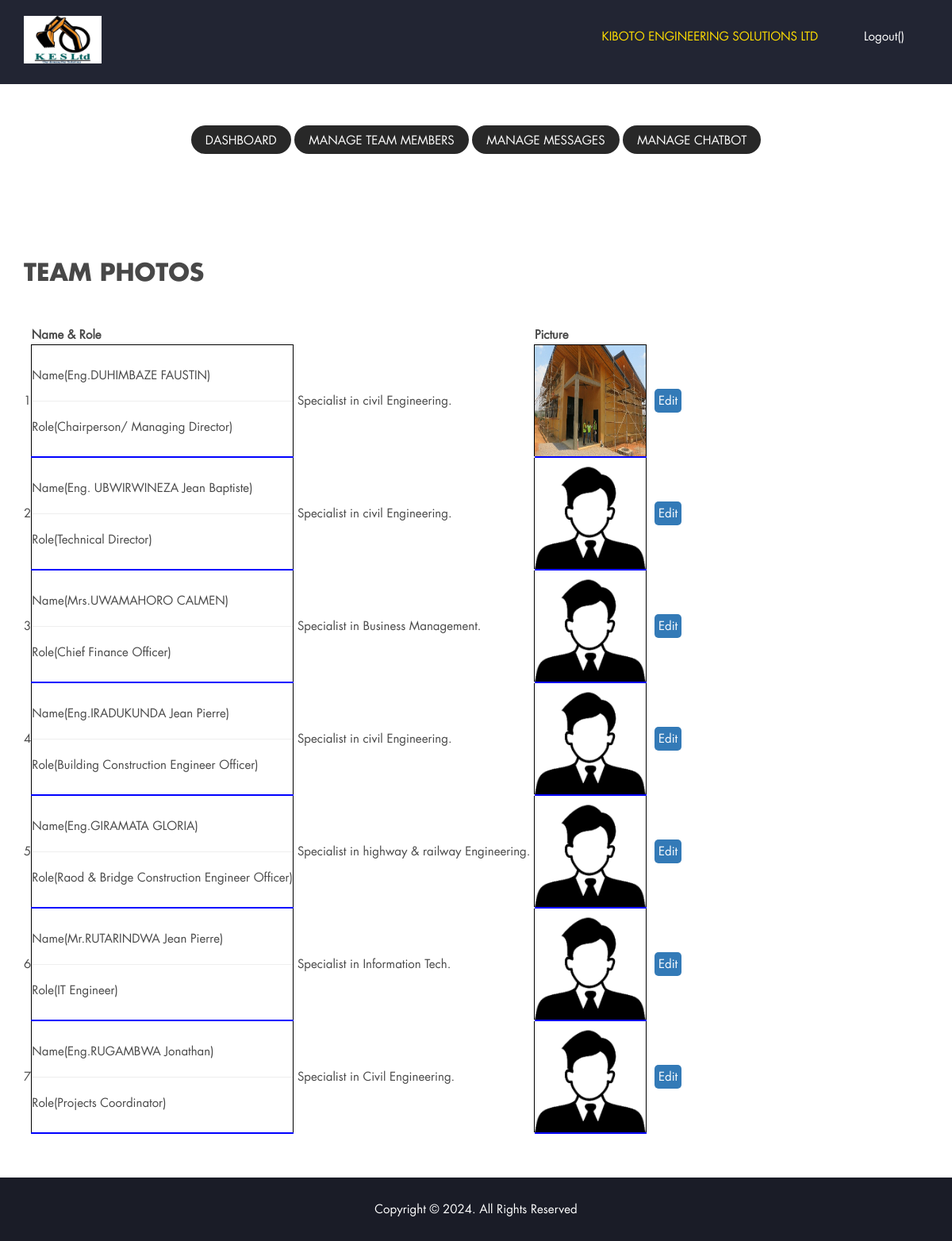
/manage_team.php, run on the app's committed database.
### tables this page shows
CREATE TABLE `team` (
  `member_id` int(10) NOT NULL,
  `member_name` varchar(100) NOT NULL,
  `member_role` varchar(200) NOT NULL,
  `description` varchar(240) NOT NULL,
  `picture` varchar(255) NOT NULL
);

### manage_team.php (the view, shortened to what this page needs)
<?php
require 'database/connect.php';
$sql1 = "SELECT * FROM team";
$query1 = mysqli_query($con, $sql1);
?>
<!DOCTYPE html>
<html lang="en">
    <head>
        <link rel="stylesheet" href="custom-font/fonts.css" />
        <link rel="stylesheet" href="css/bootstrap.min.css" />
        <link rel="stylesheet" href="css/font-awesome.min.css" />
        <link rel="stylesheet" href="css/bootsnav.css">
        <link rel="stylesheet" type="text/css" href="css/jquery.fancybox.css?v=2.1.5" media="screen" />
        <link rel="stylesheet" href="css/custom.css" />
    </head>
    <body>
        <header>
            <nav class="navbar bootsnav">
                <div class="container">
                    <div class="navbar-header">
                        <a class="navbar-brand" href="">
                        <img class="logo" src="images/logo-2.jpg" alt="" style="height: 60px; width: auto;">
                        </a>
                    </div>
                    <div class="collapse navbar-collapse" id="navbar-menu">
                        <ul class="nav navbar-nav menu">
                            <li><a style="color: #ffde00;" href="#">KIBOTO ENGINEERING SOLUTIONS LTD &nbsp&nbsp&nbsp&nbsp&nbsp</a></li>
                            <li><a href="signout.php">Logout(<?php echo $_SESSION['user']; ?>)</a></li>
                        </ul>
                    </div>
                </div>
            </nav>
        </header>
        <div class="container portfolio_area text-center">
            <div id="filters">
                <button class="button is-checked"><a href="dashboard.php" style="color: #FFF!important;">Dashboard</a></button>
                <button class="button is-checked"><a href="manage_team.php" style="color: #FFF!important;">Manage Team Members</a></button>
                <button class="button is-checked"><a href="messages.php" style="color: #FFF!important;">Manage Messages</a></button>
                <button class="button is-checked"><a href="#" style="color: #FFF!important;">Manage Chatbot</a></button>
            </div>
        </div>
        <section id="services">
            <div class="container">
                <div class="row col-md-12">
                    <?php if(!isset($_GET['upd'])) { ?>
                    <h2 class="text-left" style="text-align:left!important;">Team photos</h2>
                    <table style="border: none!important;">
                        <tr>
                            <th></th>
                            <th>Name & Role</th>
                            <th></th>
                            <th>Picture</th>
                            <th></th>
                        </tr>
                        <?php
                        $no = 1;
                        while($data1 = mysqli_fetch_assoc($query1)) {
                        ?>
                        <tr>
                            <td><?php echo $no; ?></td>
                            <td class="dataA">
                                Name(<?php echo $data1['member_name']; ?>)<hr>
                                Role(<?php echo $data1['member_role']; ?>)
                            </td>
                            <td class="dataB"><?php echo $data1['description']; ?></td>
                            <td class="dataA"><img src='uploads/team/<?php echo $data1['picture']; ?>'/></td>
                            <td>&nbsp;<a class="bg-primary text-white" href="manage_team.php?upd&edit=<?php echo $data1['member_id']; ?>"style="padding: 5px!important; margin: 5px; border-radius: 5px;"/>Edit</a></td>
                        </tr>
                        <?php $no++; } ?>
                    </table>
                    <?php }  ?>
                </div>
            </div>
        </section>
<?php
require 'templates/footer_adm.php';
?>

### templates/footer_adm.php (shortened to what this page needs)
            <div class="footer_bottom text-center">
                <p class="wow fadeInRight">
                    Copyright &copy <?php echo date('Y'); ?>.
                    All Rights Reserved
                </p>
            </div>
    </body>
</html>

### css/bootsnav.css (style rules this page uses)
nav.bootsnav .container { position: relative; }
nav.navbar.bootsnav { margin-bottom: 0; -moz-border-radius: 0px; -webkit-border-radius: 0px; -o-border-radius: 0px; border-radius: 0px; background-color: #fff; border: none; border-bottom: solid 1px #e0e0e0; z-index: 9; }
nav.navbar.bootsnav ul.nav > li > a { color: #6f6f6f; background-color: transparent !important; }
body { -webkit-transition: all 0.3s ease-in-out; -moz-transition: all 0.3s ease-in-out; -o-transition: all 0.3s ease-in-out; -ms-transition: all 0.3s ease-in-out; transition: all 0.3s ease-in-out; }
nav.navbar.bootsnav ul.nav > li > a { padding: 30px 15px; }

### css/custom.css (style rules this page uses)
body { font-size: 15px; line-height: 24px; font-family: 'futura_ltbook', sans-serif; color: #484848; }
h1, h2, h3, h4, h5, h6 { font-weight: bold; text-transform: uppercase; color: #484848; font-family: 'futura_ltbold', sans-serif; }
h2 { font-size: 30px; margin: 0 0 20px; }
img { width: 100%; }
a,button { outline: 0 !important; }
.list-inline.info a,.list-inline.social_icon a,nav.navbar.bootsnav ul.nav > li > a,.attr-nav > ul > li > a,.btn.know_btn,#filters > button,.portfolio_hover_area,.portfolio_hover_area .fa,.testimonial_content,.testimonial_content p:first-child::before,#contact_form .form-control,#contact_form .btn.submit_btn,footer a,.footer_social_icon .fa,.post .date,#scrollUp { transition: all 0.4s ease; -webkit-transition: all 0.4s ease; -moz-transition: all 0.4s ease; -o-transition: all 0.4s ease; -ms-transition: all 0.4s ease; }
nav.navbar.bootsnav { background: #222533 none repeat scroll 0 0; border: 0 none; }
nav.navbar.bootsnav ul.nav > li > a { color: #fff; }
.navbar-brand { height: auto; padding: 20px 15px; }
#navbar-menu { margin: 6px 0; }
.nav.navbar-nav.menu { float: right; }
#services h2 { margin: 85px 0 50px; text-align:center; }
.portfolio_area { position:relative;color:#fff; }
#filters { margin: 52px 0 38px; }
#filters > button { background: transparent none repeat scroll 0 0; border: 1px solid transparent; border-radius: 18px; outline: 0 none; padding: 6px 17px 4px; text-transform: uppercase; margin-bottom: 10px; }
#filters > button.is-checked { background: #282828; }
.footer_top,.footer_bottom { position:relative; z-index:1; color:#fff; }
.footer_bottom { background: #1a1c27 none repeat scroll 0 0; padding: 28px 0 18px; margin-top:55px; }

### manage_team.php (style rules this page uses)
.dataA { border: 1px solid #000; border-bottom: 2px solid blue; }
.dataB { padding: 5px; border-bottom: 2px solid #FFF; }
img { height: 140px; width: 140px; }

### data on the page
team: member_name "Eng.DUHIMBAZE FAUSTIN", member_role "Chairperson/ Managing Director", description "Specialist in civil Engineering.", picture (picture)
team: member_name "Eng. UBWIRWINEZA Jean Baptiste", member_role "Technical Director", description "Specialist in civil Engineering.", picture (picture)
team: member_name "Mrs.UWAMAHORO CALMEN", member_role "Chief Finance Officer", description "Specialist in Business Management.", picture (picture)
team: member_name "Eng.IRADUKUNDA Jean Pierre", member_role "Building Construction Engineer Officer", description "Specialist in civil Engineering.", picture (picture)
team: member_name "Eng.GIRAMATA GLORIA", member_role "Raod & Bridge Construction Engineer Officer", description "Specialist in highway & railway Engineering.", picture (picture)
team: member_name "Mr.RUTARINDWA Jean Pierre", member_role "IT Engineer", description "Specialist in Information Tech.", picture (picture)
team: member_name "Eng.RUGAMBWA Jonathan", member_role "Projects Coordinator", description "Specialist in Civil Engineering.", picture (picture)
